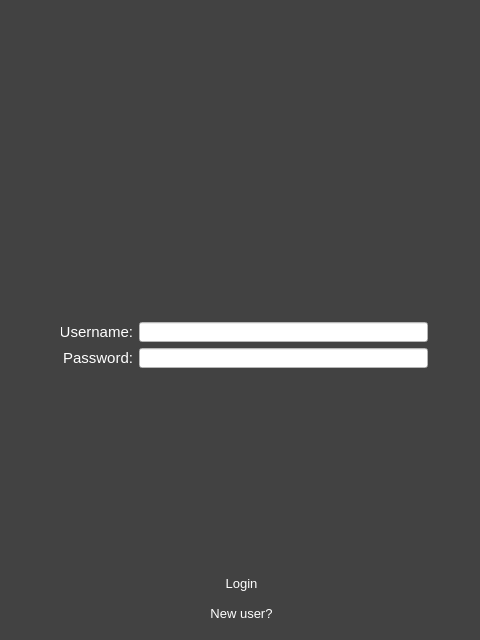
<?xml version="1.0" encoding="UTF-8"?>
<ui version="4.0">
 <class>ventilate_login</class>
 <widget class="QDialog" name="ventilate_login">
  <property name="geometry">
   <rect>
    <x>0</x>
    <y>0</y>
    <width>480</width>
    <height>640</height>
   </rect>
  </property>
  <property name="minimumSize">
   <size>
    <width>480</width>
    <height>640</height>
   </size>
  </property>
  <property name="maximumSize">
   <size>
    <width>480</width>
    <height>640</height>
   </size>
  </property>
  <property name="windowTitle">
   <string>Ventilate Login</string>
  </property>
  <property name="autoFillBackground">
   <bool>false</bool>
  </property>
  <property name="styleSheet">
   <string notr="true">background-color: rgb(66, 66, 66);</string>
  </property>
  <property name="sizeGripEnabled">
   <bool>false</bool>
  </property>
  <property name="modal">
   <bool>true</bool>
  </property>
  <layout class="QVBoxLayout" name="verticalLayout_2">
   <item>
    <widget class="QLabel" name="lblLogo">
     <property name="minimumSize">
      <size>
       <width>461</width>
       <height>101</height>
      </size>
     </property>
     <property name="maximumSize">
      <size>
       <width>461</width>
       <height>101</height>
      </size>
     </property>
     <property name="font">
      <font>
       <pointsize>48</pointsize>
      </font>
     </property>
     <property name="styleSheet">
      <string notr="true">image: url(:/Ventilate.svg);</string>
     </property>
     <property name="text">
      <string/>
     </property>
     <property name="scaledContents">
      <bool>true</bool>
     </property>
     <property name="alignment">
      <set>Qt::AlignCenter</set>
     </property>
     <property name="textInteractionFlags">
      <set>Qt::NoTextInteraction</set>
     </property>
    </widget>
   </item>
   <item>
    <layout class="QHBoxLayout" name="hlLoginControls">
     <property name="sizeConstraint">
      <enum>QLayout::SetFixedSize</enum>
     </property>
     <property name="leftMargin">
      <number>50</number>
     </property>
     <property name="topMargin">
      <number>200</number>
     </property>
     <property name="rightMargin">
      <number>40</number>
     </property>
     <item>
      <layout class="QVBoxLayout" name="vlLoginHeaders">
       <property name="sizeConstraint">
        <enum>QLayout::SetFixedSize</enum>
       </property>
       <item>
        <widget class="QLabel" name="lblUsername">
         <property name="minimumSize">
          <size>
           <width>72</width>
           <height>20</height>
          </size>
         </property>
         <property name="maximumSize">
          <size>
           <width>72</width>
           <height>20</height>
          </size>
         </property>
         <property name="baseSize">
          <size>
           <width>72</width>
           <height>20</height>
          </size>
         </property>
         <property name="font">
          <font>
           <pointsize>11</pointsize>
          </font>
         </property>
         <property name="styleSheet">
          <string notr="true">color: rgb(255, 255, 255);</string>
         </property>
         <property name="text">
          <string>Username:</string>
         </property>
         <property name="alignment">
          <set>Qt::AlignRight|Qt::AlignTrailing|Qt::AlignVCenter</set>
         </property>
        </widget>
       </item>
       <item>
        <widget class="QLabel" name="label_2">
         <property name="minimumSize">
          <size>
           <width>72</width>
           <height>20</height>
          </size>
         </property>
         <property name="maximumSize">
          <size>
           <width>72</width>
           <height>20</height>
          </size>
         </property>
         <property name="baseSize">
          <size>
           <width>72</width>
           <height>20</height>
          </size>
         </property>
         <property name="font">
          <font>
           <pointsize>11</pointsize>
          </font>
         </property>
         <property name="styleSheet">
          <string notr="true">color: rgb(255, 255, 255);</string>
         </property>
         <property name="text">
          <string>Password:</string>
         </property>
         <property name="alignment">
          <set>Qt::AlignRight|Qt::AlignTrailing|Qt::AlignVCenter</set>
         </property>
        </widget>
       </item>
      </layout>
     </item>
     <item>
      <layout class="QVBoxLayout" name="vlLoginFields">
       <property name="sizeConstraint">
        <enum>QLayout::SetFixedSize</enum>
       </property>
       <item>
        <widget class="QLineEdit" name="lnedUsername">
         <property name="minimumSize">
          <size>
           <width>289</width>
           <height>20</height>
          </size>
         </property>
         <property name="maximumSize">
          <size>
           <width>289</width>
           <height>20</height>
          </size>
         </property>
         <property name="baseSize">
          <size>
           <width>289</width>
           <height>20</height>
          </size>
         </property>
         <property name="styleSheet">
          <string notr="true">background-color: rgb(255, 255, 255);
color: rgb(0, 0, 0);</string>
         </property>
         <property name="maxLength">
          <number>32</number>
         </property>
         <property name="echoMode">
          <enum>QLineEdit::Normal</enum>
         </property>
         <property name="cursorMoveStyle">
          <enum>Qt::VisualMoveStyle</enum>
         </property>
         <property name="clearButtonEnabled">
          <bool>true</bool>
         </property>
        </widget>
       </item>
       <item>
        <widget class="QLineEdit" name="lnedPassword">
         <property name="maximumSize">
          <size>
           <width>289</width>
           <height>20</height>
          </size>
         </property>
         <property name="baseSize">
          <size>
           <width>289</width>
           <height>20</height>
          </size>
         </property>
         <property name="styleSheet">
          <string notr="true">background-color: rgb(255, 255, 255);
color: rgb(0, 0, 0);</string>
         </property>
         <property name="maxLength">
          <number>32</number>
         </property>
         <property name="echoMode">
          <enum>QLineEdit::Password</enum>
         </property>
         <property name="clearButtonEnabled">
          <bool>true</bool>
         </property>
        </widget>
       </item>
      </layout>
     </item>
    </layout>
   </item>
   <item>
    <layout class="QVBoxLayout" name="verticalLayout">
     <property name="sizeConstraint">
      <enum>QLayout::SetFixedSize</enum>
     </property>
     <property name="leftMargin">
      <number>181</number>
     </property>
     <property name="topMargin">
      <number>195</number>
     </property>
     <property name="rightMargin">
      <number>100</number>
     </property>
     <item>
      <widget class="QPushButton" name="btnLogin">
       <property name="minimumSize">
        <size>
         <width>99</width>
         <height>24</height>
        </size>
       </property>
       <property name="maximumSize">
        <size>
         <width>99</width>
         <height>24</height>
        </size>
       </property>
       <property name="sizeIncrement">
        <size>
         <width>0</width>
         <height>0</height>
        </size>
       </property>
       <property name="baseSize">
        <size>
         <width>99</width>
         <height>24</height>
        </size>
       </property>
       <property name="font">
        <font>
         <pointsize>10</pointsize>
        </font>
       </property>
       <property name="styleSheet">
        <string notr="true">color: rgb(255, 255, 255);</string>
       </property>
       <property name="text">
        <string>Login</string>
       </property>
       <property name="autoDefault">
        <bool>false</bool>
       </property>
       <property name="flat">
        <bool>true</bool>
       </property>
      </widget>
     </item>
     <item>
      <widget class="QPushButton" name="btnNewUser">
       <property name="minimumSize">
        <size>
         <width>99</width>
         <height>24</height>
        </size>
       </property>
       <property name="maximumSize">
        <size>
         <width>99</width>
         <height>24</height>
        </size>
       </property>
       <property name="baseSize">
        <size>
         <width>99</width>
         <height>24</height>
        </size>
       </property>
       <property name="font">
        <font>
         <pointsize>10</pointsize>
        </font>
       </property>
       <property name="styleSheet">
        <string notr="true">color: rgb(255, 255, 255);</string>
       </property>
       <property name="text">
        <string>New user?</string>
       </property>
       <property name="autoDefault">
        <bool>false</bool>
       </property>
       <property name="flat">
        <bool>true</bool>
       </property>
      </widget>
     </item>
    </layout>
   </item>
  </layout>
 </widget>
 <resources/>
 <connections/>
</ui>
